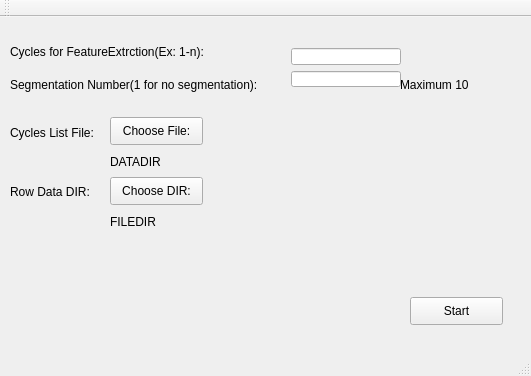
<?xml version="1.0" encoding="UTF-8"?>
<ui version="4.0">
 <class>MainWindow</class>
 <widget class="QMainWindow" name="MainWindow">
  <property name="geometry">
   <rect>
    <x>0</x>
    <y>0</y>
    <width>531</width>
    <height>376</height>
   </rect>
  </property>
  <property name="sizePolicy">
   <sizepolicy hsizetype="Preferred" vsizetype="Preferred">
    <horstretch>0</horstretch>
    <verstretch>0</verstretch>
   </sizepolicy>
  </property>
  <property name="minimumSize">
   <size>
    <width>400</width>
    <height>300</height>
   </size>
  </property>
  <property name="maximumSize">
   <size>
    <width>550</width>
    <height>400</height>
   </size>
  </property>
  <property name="windowTitle">
   <string>Feature_Extraction</string>
  </property>
  <widget class="QWidget" name="centralWidget">
   <property name="sizePolicy">
    <sizepolicy hsizetype="Preferred" vsizetype="Preferred">
     <horstretch>0</horstretch>
     <verstretch>0</verstretch>
    </sizepolicy>
   </property>
   <widget class="QPushButton" name="pushButton">
    <property name="geometry">
     <rect>
      <x>410</x>
      <y>280</y>
      <width>93</width>
      <height>28</height>
     </rect>
    </property>
    <property name="text">
     <string>Start</string>
    </property>
    <property name="checkable">
     <bool>false</bool>
    </property>
    <property name="checked">
     <bool>false</bool>
    </property>
   </widget>
   <widget class="QLabel" name="label_2">
    <property name="geometry">
     <rect>
      <x>10</x>
      <y>60</y>
      <width>265</width>
      <height>16</height>
     </rect>
    </property>
    <property name="text">
     <string>Segmentation Number(1 for no segmentation):</string>
    </property>
   </widget>
   <widget class="QLabel" name="label_3">
    <property name="geometry">
     <rect>
      <x>10</x>
      <y>20</y>
      <width>265</width>
      <height>31</height>
     </rect>
    </property>
    <property name="text">
     <string>&lt;html&gt;&lt;head/&gt;&lt;body&gt;&lt;p&gt;Cycles for FeatureExtrction(Ex: 1-n):&lt;/p&gt;&lt;/body&gt;&lt;/html&gt;</string>
    </property>
    <property name="alignment">
     <set>Qt::AlignLeading|Qt::AlignLeft|Qt::AlignVCenter</set>
    </property>
   </widget>
   <widget class="QWidget" name="layoutWidget">
    <property name="geometry">
     <rect>
      <x>280</x>
      <y>20</y>
      <width>156</width>
      <height>61</height>
     </rect>
    </property>
    <layout class="QVBoxLayout" name="verticalLayout">
     <property name="sizeConstraint">
      <enum>QLayout::SetDefaultConstraint</enum>
     </property>
     <item>
      <widget class="QLineEdit" name="lineEdit_2">
       <property name="sizePolicy">
        <sizepolicy hsizetype="Fixed" vsizetype="Fixed">
         <horstretch>0</horstretch>
         <verstretch>0</verstretch>
        </sizepolicy>
       </property>
       <property name="minimumSize">
        <size>
         <width>0</width>
         <height>0</height>
        </size>
       </property>
       <property name="maximumSize">
        <size>
         <width>110</width>
         <height>16777215</height>
        </size>
       </property>
       <property name="focusPolicy">
        <enum>Qt::ClickFocus</enum>
       </property>
       <property name="inputMask">
        <string/>
       </property>
       <property name="maxLength">
        <number>32767</number>
       </property>
       <property name="cursorPosition">
        <number>0</number>
       </property>
       <property name="dragEnabled">
        <bool>false</bool>
       </property>
       <property name="cursorMoveStyle">
        <enum>Qt::LogicalMoveStyle</enum>
       </property>
       <property name="clearButtonEnabled">
        <bool>false</bool>
       </property>
      </widget>
     </item>
     <item>
      <widget class="QLineEdit" name="lineEdit">
       <property name="sizePolicy">
        <sizepolicy hsizetype="Fixed" vsizetype="Fixed">
         <horstretch>0</horstretch>
         <verstretch>0</verstretch>
        </sizepolicy>
       </property>
       <property name="maximumSize">
        <size>
         <width>110</width>
         <height>16777215</height>
        </size>
       </property>
       <property name="focusPolicy">
        <enum>Qt::ClickFocus</enum>
       </property>
       <property name="inputMask">
        <string/>
       </property>
       <property name="maxLength">
        <number>32767</number>
       </property>
       <property name="cursorPosition">
        <number>0</number>
       </property>
       <property name="dragEnabled">
        <bool>false</bool>
       </property>
       <property name="cursorMoveStyle">
        <enum>Qt::LogicalMoveStyle</enum>
       </property>
       <property name="clearButtonEnabled">
        <bool>false</bool>
       </property>
      </widget>
     </item>
    </layout>
   </widget>
   <widget class="QLabel" name="label_4">
    <property name="geometry">
     <rect>
      <x>10</x>
      <y>100</y>
      <width>101</width>
      <height>31</height>
     </rect>
    </property>
    <property name="text">
     <string>&lt;html&gt;&lt;head/&gt;&lt;body&gt;&lt;p&gt;Cycles List File:&lt;/p&gt;&lt;/body&gt;&lt;/html&gt;</string>
    </property>
    <property name="alignment">
     <set>Qt::AlignLeading|Qt::AlignLeft|Qt::AlignVCenter</set>
    </property>
   </widget>
   <widget class="QPushButton" name="pushButton_2">
    <property name="geometry">
     <rect>
      <x>110</x>
      <y>100</y>
      <width>93</width>
      <height>28</height>
     </rect>
    </property>
    <property name="text">
     <string>Choose File:</string>
    </property>
    <property name="checkable">
     <bool>false</bool>
    </property>
    <property name="checked">
     <bool>false</bool>
    </property>
   </widget>
   <widget class="QLabel" name="label_5">
    <property name="geometry">
     <rect>
      <x>110</x>
      <y>130</y>
      <width>351</width>
      <height>31</height>
     </rect>
    </property>
    <property name="sizePolicy">
     <sizepolicy hsizetype="Preferred" vsizetype="Preferred">
      <horstretch>1</horstretch>
      <verstretch>0</verstretch>
     </sizepolicy>
    </property>
    <property name="text">
     <string>&lt;html&gt;&lt;head/&gt;&lt;body&gt;&lt;p&gt;DATADIR&lt;/p&gt;&lt;/body&gt;&lt;/html&gt;</string>
    </property>
    <property name="alignment">
     <set>Qt::AlignLeading|Qt::AlignLeft|Qt::AlignVCenter</set>
    </property>
   </widget>
   <widget class="QLabel" name="label_6">
    <property name="geometry">
     <rect>
      <x>10</x>
      <y>160</y>
      <width>101</width>
      <height>31</height>
     </rect>
    </property>
    <property name="text">
     <string>&lt;html&gt;&lt;head/&gt;&lt;body&gt;&lt;p&gt;Row Data DIR:&lt;/p&gt;&lt;/body&gt;&lt;/html&gt;</string>
    </property>
    <property name="alignment">
     <set>Qt::AlignLeading|Qt::AlignLeft|Qt::AlignVCenter</set>
    </property>
   </widget>
   <widget class="QPushButton" name="pushButton_3">
    <property name="geometry">
     <rect>
      <x>110</x>
      <y>160</y>
      <width>93</width>
      <height>28</height>
     </rect>
    </property>
    <property name="text">
     <string>Choose DIR:</string>
    </property>
    <property name="checkable">
     <bool>false</bool>
    </property>
    <property name="checked">
     <bool>false</bool>
    </property>
   </widget>
   <widget class="QLabel" name="label_7">
    <property name="geometry">
     <rect>
      <x>110</x>
      <y>190</y>
      <width>351</width>
      <height>31</height>
     </rect>
    </property>
    <property name="sizePolicy">
     <sizepolicy hsizetype="Preferred" vsizetype="Preferred">
      <horstretch>1</horstretch>
      <verstretch>0</verstretch>
     </sizepolicy>
    </property>
    <property name="text">
     <string>&lt;html&gt;&lt;head/&gt;&lt;body&gt;&lt;p&gt;FILEDIR&lt;/p&gt;&lt;/body&gt;&lt;/html&gt;</string>
    </property>
    <property name="alignment">
     <set>Qt::AlignLeading|Qt::AlignLeft|Qt::AlignVCenter</set>
    </property>
   </widget>
   <widget class="QLabel" name="label_8">
    <property name="geometry">
     <rect>
      <x>400</x>
      <y>60</y>
      <width>81</width>
      <height>16</height>
     </rect>
    </property>
    <property name="text">
     <string>Maximum 10</string>
    </property>
   </widget>
  </widget>
  <widget class="QToolBar" name="mainToolBar">
   <property name="enabled">
    <bool>true</bool>
   </property>
   <property name="sizePolicy">
    <sizepolicy hsizetype="Preferred" vsizetype="Fixed">
     <horstretch>0</horstretch>
     <verstretch>0</verstretch>
    </sizepolicy>
   </property>
   <attribute name="toolBarArea">
    <enum>TopToolBarArea</enum>
   </attribute>
   <attribute name="toolBarBreak">
    <bool>false</bool>
   </attribute>
  </widget>
  <widget class="QStatusBar" name="statusBar">
   <property name="enabled">
    <bool>true</bool>
   </property>
   <property name="sizePolicy">
    <sizepolicy hsizetype="Preferred" vsizetype="Preferred">
     <horstretch>0</horstretch>
     <verstretch>0</verstretch>
    </sizepolicy>
   </property>
  </widget>
  <widget class="QMenuBar" name="menuBar">
   <property name="geometry">
    <rect>
     <x>0</x>
     <y>0</y>
     <width>531</width>
     <height>25</height>
    </rect>
   </property>
  </widget>
 </widget>
 <layoutdefault spacing="6" margin="11"/>
 <resources/>
 <connections/>
</ui>
